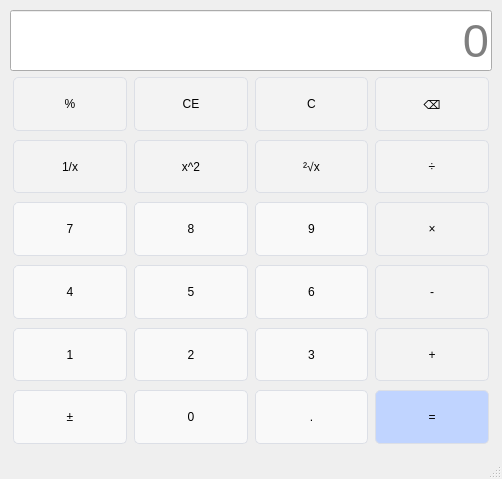
<?xml version="1.0" encoding="UTF-8"?>
<ui version="4.0">
 <class>MainWindow</class>
 <widget class="QMainWindow" name="MainWindow">
  <property name="geometry">
   <rect>
    <x>0</x>
    <y>0</y>
    <width>502</width>
    <height>479</height>
   </rect>
  </property>
  <property name="windowTitle">
   <string>计算器-梁梓轩-224</string>
  </property>
  <property name="layoutDirection">
   <enum>Qt::LayoutDirection::LeftToRight</enum>
  </property>
  <property name="styleSheet">
   <string notr="true">QPushButton {
    background-color: #ffffff;
    border: 1px solid #dcdfe6;
    margin: 3px;
    border-radius: 5px;
}

QPushButton:hover {
    background-color: #ecf5ff;
    color: #409eff;
}

QPushButton:pressed {
    border: 1px solid #3a8ee6;
    color: #409eff;
}
QLineEdit {
	font-size: 35pt
}</string>
  </property>
  <widget class="QWidget" name="centralwidget">
   <layout class="QGridLayout" name="gridLayout_2">
    <item row="0" column="0">
     <layout class="QGridLayout" name="gridLayout">
      <property name="leftMargin">
       <number>1</number>
      </property>
      <property name="topMargin">
       <number>1</number>
      </property>
      <property name="rightMargin">
       <number>1</number>
      </property>
      <property name="bottomMargin">
       <number>1</number>
      </property>
      <property name="horizontalSpacing">
       <number>1</number>
      </property>
      <property name="verticalSpacing">
       <number>3</number>
      </property>
      <item row="5" column="1">
       <widget class="QPushButton" name="btnNum5">
        <property name="sizePolicy">
         <sizepolicy hsizetype="Preferred" vsizetype="Preferred">
          <horstretch>0</horstretch>
          <verstretch>0</verstretch>
         </sizepolicy>
        </property>
        <property name="styleSheet">
         <string notr="true">font: 290 11pt &quot;Microsoft YaHei UI Light&quot;;
background-color:rgb(249, 249, 249) ;
</string>
        </property>
        <property name="text">
         <string>5</string>
        </property>
       </widget>
      </item>
      <item row="5" column="2">
       <widget class="QPushButton" name="btnNum6">
        <property name="sizePolicy">
         <sizepolicy hsizetype="Preferred" vsizetype="Preferred">
          <horstretch>0</horstretch>
          <verstretch>0</verstretch>
         </sizepolicy>
        </property>
        <property name="styleSheet">
         <string notr="true">font: 290 11pt &quot;Microsoft YaHei UI Light&quot;;
background-color:rgb(249, 249, 249) ;
</string>
        </property>
        <property name="text">
         <string>6</string>
        </property>
       </widget>
      </item>
      <item row="2" column="0">
       <widget class="QPushButton" name="btnPercentage">
        <property name="sizePolicy">
         <sizepolicy hsizetype="Preferred" vsizetype="Preferred">
          <horstretch>0</horstretch>
          <verstretch>0</verstretch>
         </sizepolicy>
        </property>
        <property name="styleSheet">
         <string notr="true">font: 290 11pt &quot;Microsoft YaHei UI Light&quot;;
background-color: rgb(243, 243, 243)
</string>
        </property>
        <property name="text">
         <string>%</string>
        </property>
       </widget>
      </item>
      <item row="3" column="3">
       <widget class="QPushButton" name="btnDivide">
        <property name="sizePolicy">
         <sizepolicy hsizetype="Preferred" vsizetype="Preferred">
          <horstretch>0</horstretch>
          <verstretch>0</verstretch>
         </sizepolicy>
        </property>
        <property name="styleSheet">
         <string notr="true">font: 290 11pt &quot;Microsoft YaHei UI Light&quot;;
background-color: rgb(243, 243, 243)
</string>
        </property>
        <property name="text">
         <string>÷</string>
        </property>
       </widget>
      </item>
      <item row="2" column="1">
       <widget class="QPushButton" name="btnClearAll">
        <property name="sizePolicy">
         <sizepolicy hsizetype="Preferred" vsizetype="Preferred">
          <horstretch>0</horstretch>
          <verstretch>0</verstretch>
         </sizepolicy>
        </property>
        <property name="styleSheet">
         <string notr="true">font: 290 11pt &quot;Microsoft YaHei UI Light&quot;;
background-color: rgb(243, 243, 243)
</string>
        </property>
        <property name="text">
         <string>CE</string>
        </property>
       </widget>
      </item>
      <item row="4" column="3">
       <widget class="QPushButton" name="btnMulti">
        <property name="sizePolicy">
         <sizepolicy hsizetype="Preferred" vsizetype="Preferred">
          <horstretch>0</horstretch>
          <verstretch>0</verstretch>
         </sizepolicy>
        </property>
        <property name="styleSheet">
         <string notr="true">font: 290 11pt &quot;Microsoft YaHei UI Light&quot;;
background-color: rgb(243, 243, 243)
</string>
        </property>
        <property name="text">
         <string>×</string>
        </property>
       </widget>
      </item>
      <item row="4" column="0">
       <widget class="QPushButton" name="btnNum7">
        <property name="sizePolicy">
         <sizepolicy hsizetype="Preferred" vsizetype="Preferred">
          <horstretch>0</horstretch>
          <verstretch>0</verstretch>
         </sizepolicy>
        </property>
        <property name="styleSheet">
         <string notr="true">font: 290 11pt &quot;Microsoft YaHei UI Light&quot;;
background-color:rgb(249, 249, 249) ;
</string>
        </property>
        <property name="text">
         <string>7</string>
        </property>
       </widget>
      </item>
      <item row="4" column="1">
       <widget class="QPushButton" name="btnNum8">
        <property name="sizePolicy">
         <sizepolicy hsizetype="Preferred" vsizetype="Preferred">
          <horstretch>0</horstretch>
          <verstretch>0</verstretch>
         </sizepolicy>
        </property>
        <property name="styleSheet">
         <string>font: 290 11pt &quot;Microsoft YaHei UI Light&quot;;
background-color:rgb(249, 249, 249) ;
</string>
        </property>
        <property name="text">
         <string>8</string>
        </property>
       </widget>
      </item>
      <item row="7" column="3">
       <widget class="QPushButton" name="btnEqual">
        <property name="sizePolicy">
         <sizepolicy hsizetype="Preferred" vsizetype="Preferred">
          <horstretch>0</horstretch>
          <verstretch>0</verstretch>
         </sizepolicy>
        </property>
        <property name="styleSheet">
         <string notr="true">font: 290 11pt &quot;Microsoft YaHei UI Light&quot;;
background-color:rgb(192, 212, 255)


</string>
        </property>
        <property name="text">
         <string>=</string>
        </property>
       </widget>
      </item>
      <item row="5" column="0">
       <widget class="QPushButton" name="btnNum4">
        <property name="sizePolicy">
         <sizepolicy hsizetype="Preferred" vsizetype="Preferred">
          <horstretch>0</horstretch>
          <verstretch>0</verstretch>
         </sizepolicy>
        </property>
        <property name="styleSheet">
         <string notr="true">font: 290 11pt &quot;Microsoft YaHei UI Light&quot;;
background-color:rgb(249, 249, 249) ;
</string>
        </property>
        <property name="text">
         <string>4</string>
        </property>
       </widget>
      </item>
      <item row="5" column="3">
       <widget class="QPushButton" name="btnMinus">
        <property name="sizePolicy">
         <sizepolicy hsizetype="Preferred" vsizetype="Preferred">
          <horstretch>0</horstretch>
          <verstretch>0</verstretch>
         </sizepolicy>
        </property>
        <property name="styleSheet">
         <string notr="true">font: 290 11pt &quot;Microsoft YaHei UI Light&quot;;
background-color: rgb(243, 243, 243)
</string>
        </property>
        <property name="text">
         <string>-</string>
        </property>
       </widget>
      </item>
      <item row="4" column="2">
       <widget class="QPushButton" name="btnNum9">
        <property name="sizePolicy">
         <sizepolicy hsizetype="Preferred" vsizetype="Preferred">
          <horstretch>0</horstretch>
          <verstretch>0</verstretch>
         </sizepolicy>
        </property>
        <property name="styleSheet">
         <string notr="true">font: 290 11pt &quot;Microsoft YaHei UI Light&quot;;
background-color:rgb(249, 249, 249) ;
</string>
        </property>
        <property name="text">
         <string>9</string>
        </property>
       </widget>
      </item>
      <item row="7" column="0">
       <widget class="QPushButton" name="btnSign">
        <property name="sizePolicy">
         <sizepolicy hsizetype="Preferred" vsizetype="Preferred">
          <horstretch>0</horstretch>
          <verstretch>0</verstretch>
         </sizepolicy>
        </property>
        <property name="styleSheet">
         <string notr="true">font: 290 11pt &quot;Microsoft YaHei UI Light&quot;;
background-color:rgb(249, 249, 249) ;
</string>
        </property>
        <property name="text">
         <string>±</string>
        </property>
       </widget>
      </item>
      <item row="7" column="1">
       <widget class="QPushButton" name="btnNum0">
        <property name="sizePolicy">
         <sizepolicy hsizetype="Preferred" vsizetype="Preferred">
          <horstretch>0</horstretch>
          <verstretch>0</verstretch>
         </sizepolicy>
        </property>
        <property name="styleSheet">
         <string notr="true">font: 290 11pt &quot;Microsoft YaHei UI Light&quot;;
background-color:rgb(249, 249, 249) ;
</string>
        </property>
        <property name="text">
         <string>0</string>
        </property>
       </widget>
      </item>
      <item row="6" column="3">
       <widget class="QPushButton" name="btnPlus">
        <property name="sizePolicy">
         <sizepolicy hsizetype="Preferred" vsizetype="Preferred">
          <horstretch>0</horstretch>
          <verstretch>0</verstretch>
         </sizepolicy>
        </property>
        <property name="styleSheet">
         <string notr="true">font: 290 11pt &quot;Microsoft YaHei UI Light&quot;;
background-color: rgb(243, 243, 243)
</string>
        </property>
        <property name="text">
         <string>+</string>
        </property>
       </widget>
      </item>
      <item row="6" column="1">
       <widget class="QPushButton" name="btnNum2">
        <property name="sizePolicy">
         <sizepolicy hsizetype="Preferred" vsizetype="Preferred">
          <horstretch>0</horstretch>
          <verstretch>0</verstretch>
         </sizepolicy>
        </property>
        <property name="styleSheet">
         <string notr="true">font: 290 11pt &quot;Microsoft YaHei UI Light&quot;;
background-color:rgb(249, 249, 249) ;
</string>
        </property>
        <property name="text">
         <string>2</string>
        </property>
       </widget>
      </item>
      <item row="3" column="0">
       <widget class="QPushButton" name="btnInverse">
        <property name="sizePolicy">
         <sizepolicy hsizetype="Preferred" vsizetype="Preferred">
          <horstretch>0</horstretch>
          <verstretch>0</verstretch>
         </sizepolicy>
        </property>
        <property name="styleSheet">
         <string notr="true">font: 290 11pt &quot;Microsoft YaHei UI Light&quot;;
background-color: rgb(243, 243, 243)
</string>
        </property>
        <property name="text">
         <string>1/x</string>
        </property>
       </widget>
      </item>
      <item row="6" column="2">
       <widget class="QPushButton" name="btnNum3">
        <property name="sizePolicy">
         <sizepolicy hsizetype="Preferred" vsizetype="Preferred">
          <horstretch>0</horstretch>
          <verstretch>0</verstretch>
         </sizepolicy>
        </property>
        <property name="styleSheet">
         <string notr="true">font: 290 11pt &quot;Microsoft YaHei UI Light&quot;;
background-color:rgb(249, 249, 249) ;
</string>
        </property>
        <property name="text">
         <string>3</string>
        </property>
       </widget>
      </item>
      <item row="2" column="3">
       <widget class="QPushButton" name="btnDel">
        <property name="sizePolicy">
         <sizepolicy hsizetype="Preferred" vsizetype="Preferred">
          <horstretch>0</horstretch>
          <verstretch>0</verstretch>
         </sizepolicy>
        </property>
        <property name="styleSheet">
         <string notr="true">font: 290 11pt &quot;Microsoft YaHei UI Light&quot;;
background-color: rgb(243, 243, 243)
</string>
        </property>
        <property name="text">
         <string>⌫</string>
        </property>
       </widget>
      </item>
      <item row="6" column="0">
       <widget class="QPushButton" name="btnNum1">
        <property name="sizePolicy">
         <sizepolicy hsizetype="Preferred" vsizetype="Preferred">
          <horstretch>0</horstretch>
          <verstretch>0</verstretch>
         </sizepolicy>
        </property>
        <property name="styleSheet">
         <string notr="true">font: 290 11pt &quot;Microsoft YaHei UI Light&quot;;
background-color:rgb(249, 249, 249) ;
</string>
        </property>
        <property name="text">
         <string>1</string>
        </property>
       </widget>
      </item>
      <item row="3" column="1">
       <widget class="QPushButton" name="btnSquare">
        <property name="sizePolicy">
         <sizepolicy hsizetype="Preferred" vsizetype="Preferred">
          <horstretch>0</horstretch>
          <verstretch>0</verstretch>
         </sizepolicy>
        </property>
        <property name="styleSheet">
         <string notr="true">font: 290 11pt &quot;Microsoft YaHei UI Light&quot;;
background-color: rgb(243, 243, 243)
</string>
        </property>
        <property name="text">
         <string>x^2</string>
        </property>
       </widget>
      </item>
      <item row="3" column="2">
       <widget class="QPushButton" name="btnSqrt">
        <property name="sizePolicy">
         <sizepolicy hsizetype="Preferred" vsizetype="Preferred">
          <horstretch>0</horstretch>
          <verstretch>0</verstretch>
         </sizepolicy>
        </property>
        <property name="styleSheet">
         <string notr="true">font: 290 11pt &quot;Microsoft YaHei UI Light&quot;;
background-color: rgb(243, 243, 243)
</string>
        </property>
        <property name="text">
         <string>²√x</string>
        </property>
       </widget>
      </item>
      <item row="2" column="2">
       <widget class="QPushButton" name="btnClear">
        <property name="sizePolicy">
         <sizepolicy hsizetype="Preferred" vsizetype="Preferred">
          <horstretch>0</horstretch>
          <verstretch>0</verstretch>
         </sizepolicy>
        </property>
        <property name="styleSheet">
         <string notr="true">font: 290 11pt &quot;Microsoft YaHei UI Light&quot;;
background-color: rgb(243, 243, 243)
</string>
        </property>
        <property name="text">
         <string>C</string>
        </property>
       </widget>
      </item>
      <item row="7" column="2">
       <widget class="QPushButton" name="btnPeriod">
        <property name="sizePolicy">
         <sizepolicy hsizetype="Preferred" vsizetype="Preferred">
          <horstretch>0</horstretch>
          <verstretch>0</verstretch>
         </sizepolicy>
        </property>
        <property name="styleSheet">
         <string notr="true">font: 290 18pt &quot;Microsoft YaHei UI Light&quot;;
background-color:rgb(249, 249, 249) ;
</string>
        </property>
        <property name="text">
         <string>.</string>
        </property>
       </widget>
      </item>
      <item row="1" column="0" colspan="4">
       <widget class="QLineEdit" name="display">
        <property name="sizePolicy">
         <sizepolicy hsizetype="Preferred" vsizetype="Preferred">
          <horstretch>0</horstretch>
          <verstretch>0</verstretch>
         </sizepolicy>
        </property>
        <property name="layoutDirection">
         <enum>Qt::LayoutDirection::LeftToRight</enum>
        </property>
        <property name="text">
         <string/>
        </property>
        <property name="alignment">
         <set>Qt::AlignmentFlag::AlignRight|Qt::AlignmentFlag::AlignTrailing|Qt::AlignmentFlag::AlignVCenter</set>
        </property>
        <property name="placeholderText">
         <string>0</string>
        </property>
       </widget>
      </item>
     </layout>
    </item>
   </layout>
  </widget>
  <widget class="QMenuBar" name="menubar">
   <property name="geometry">
    <rect>
     <x>0</x>
     <y>0</y>
     <width>502</width>
     <height>21</height>
    </rect>
   </property>
  </widget>
  <widget class="QStatusBar" name="statusbar"/>
 </widget>
 <resources/>
 <connections/>
</ui>
